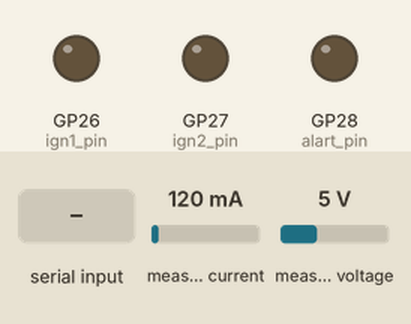
Simulated run of this program. Board: Raspberry Pi Pico. Shown: output pins drawn as LEDs (lit = HIGH). The test bench sets the inputs (shaded band); at power-on: measured current 120 mA, measured voltage 5 V. What the program prints to the serial monitor is not drawn.

Above: at 2.2 s.
2.3 s: "launch\n" received over Serial
At 2.7 s:
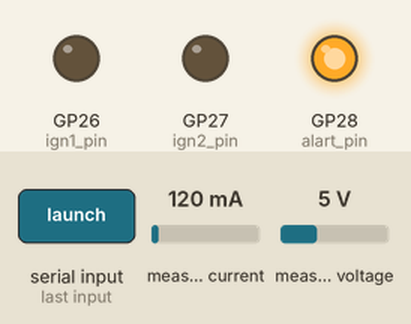
5.3 s: "i\n" received over Serial
At 8.2 s:
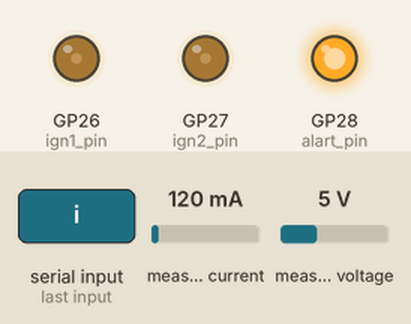
Timing chart, 0 to 14.3 s (numbered marks = the images above; inputs shaded):
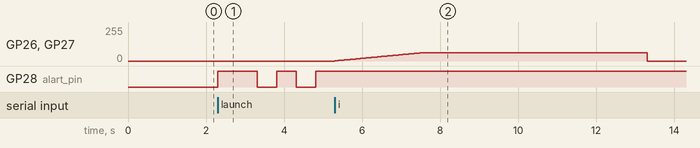

Measured:
- after the input at 2.3 s, GP28 (alart_pin): goes HIGH 1.0 s, LOW 0.50 s, HIGH 0.50 s, LOW 0.50 s, then HIGH, starting at once
- after the input at 5.3 s, GP26 (ign1_pin), GP27 (ign2_pin): rises from 0/255 to 63/255 in 2.3 s, then falls to 0/255 in 5.8 s; GP28 (alart_pin): stops changing and stays HIGH

The program:

main.cpp
```cpp
#include <Arduino.h>
#include "INA226.h"

#define BLOCK_MAX 10

int ver = 0;
int State = LOW;
int ign1_pin = 26;
int ign2_pin = 27;
int alart_pin = 28;
unsigned long OnTime = 8000;
unsigned long previousMillis = 0;
unsigned long interval = 500;

INA226 INA(0x40);

class igniter {
  int ignaiter1_pin;
  int ignaiter2_pin;
  int duty;
  unsigned long ontime;
  float I0 = 1000;
  float k = 0.05;

  public:
  igniter(int pin1, int pin2, unsigned long time) {
    ignaiter1_pin = pin1;
    ignaiter2_pin = pin2;
    pinMode(ignaiter1_pin, OUTPUT);
    pinMode(ignaiter2_pin, OUTPUT);

    ontime = time;
  }

  void pwm() {
    analogWrite(ignaiter1_pin, duty);
    analogWrite(ignaiter2_pin, duty);
  }

  void ignition() {
    previousMillis = millis();
    while(millis() - previousMillis < ontime){
      float dI = 0;
      for (int i; i < 255; i++) {
        duty = 0.25*i - (k*dI)/(63.75*1000);
        pwm();
        float I = INA.getCurrent_mA();
        dI = I0*i/255 - I;
        Serial.print(INA.getBusVoltage(), 3);
        Serial.print("\t");
        Serial.print(INA.getCurrent_mA(), 8);
        Serial.print("\t");
        Serial.print(dI, 8);
        Serial.print("\t");
        Serial.println();
        delay(4);
      }
      duty = 0.25*255 - (k*dI)/(63.75*1000);
      pwm();
      float I = INA.getCurrent_mA();
      dI = I0 - I;
      Serial.print(INA.getBusVoltage(), 3);
      Serial.print("\t");
      Serial.print(INA.getCurrent_mA(), 8);
      Serial.print("\t");
      Serial.println();
    }
    duty = 0;
    pwm();
  }
};

igniter IGN(ign1_pin, ign2_pin, OnTime);

void setup() {
  Serial.begin(115200);
  pinMode(alart_pin, OUTPUT);

  delay(1000);

  Wire.begin();
  if (!INA.begin() )
  {
    Serial.println("could not connect. Fix and Reboot");
    while(1);
  }
  INA.setMaxCurrentShunt(1, 0.002);
}

void loop() {
  if (ver == 1) {
    unsigned long currentMillis = millis();
    if (currentMillis - previousMillis > interval) {
      previousMillis = currentMillis;
      if (State == LOW) {
        State = HIGH;
      } else {
        State = LOW;
      }
      digitalWrite(alart_pin, State);
      Serial.println(currentMillis - previousMillis);
    }
  }

  if (Serial.available()) {
    String command = Serial.readStringUntil('\n');
    command.trim();

    if (command == "launch") {
      digitalWrite(alart_pin, HIGH);
      delay(500);
      digitalWrite(alart_pin, LOW);
      Serial.println("許可");
      ver = 1;
    } else if (command == "check") {
      Serial.println("確認");
      delay(500);
      Serial.println("success");
    } else if (command == "i") {
      Serial.println("発射");
      IGN.ignition();
      ver = 0;
    } else {
      ver = 0;
    }
  }
  // Serial.println("\nBUS\tSHUNT\tCURRENT\tPOWER");
  Serial.print(INA.getBusVoltage(), 3);
  Serial.print("\t");
  //Serial.print(INA.getShuntVoltage_mV(), 3);
  //Serial.print("\t");
  Serial.print(INA.getCurrent_mA(), 8);
  Serial.print("\t");
  //Serial.print(INA.getPower_mW(), 3);
  Serial.println();
  //delay(1);
}
```
